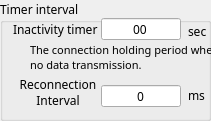
     <widget class="QGroupBox" name="group_packing_12">
      <property name="geometry">
       <rect>
        <x>427</x>
        <y>76</y>
        <width>211</width>
        <height>121</height>
       </rect>
      </property>
      <property name="font">
       <font>
        <family>맑은 고딕</family>
       </font>
      </property>
      <property name="title">
       <string>Timer interval</string>
      </property>
      <widget class="QLabel" name="label_176">
       <property name="geometry">
        <rect>
         <x>30</x>
         <y>42</y>
         <width>191</width>
         <height>31</height>
        </rect>
       </property>
       <property name="font">
        <font>
         <family>돋움</family>
         <pointsize>8</pointsize>
        </font>
       </property>
       <property name="text">
        <string>The connection holding period when no data transmission.</string>
       </property>
       <property name="wordWrap">
        <bool>true</bool>
       </property>
      </widget>
      <widget class="QLabel" name="label_177">
       <property name="geometry">
        <rect>
         <x>13</x>
         <y>18</y>
         <width>90</width>
         <height>22</height>
        </rect>
       </property>
       <property name="minimumSize">
        <size>
         <width>90</width>
         <height>22</height>
        </size>
       </property>
       <property name="maximumSize">
        <size>
         <width>90</width>
         <height>22</height>
        </size>
       </property>
       <property name="font">
        <font>
         <family>맑은 고딕</family>
        </font>
       </property>
       <property name="text">
        <string>Inactivity timer</string>
       </property>
      </widget>
      <widget class="QLineEdit" name="ch2_inact_timer">
       <property name="geometry">
        <rect>
         <x>101</x>
         <y>18</y>
         <width>80</width>
         <height>22</height>
        </rect>
       </property>
       <property name="minimumSize">
        <size>
         <width>80</width>
         <height>22</height>
        </size>
       </property>
       <property name="maximumSize">
        <size>
         <width>80</width>
         <height>16777215</height>
        </size>
       </property>
       <property name="font">
        <font>
         <family>맑은 고딕</family>
        </font>
       </property>
       <property name="toolTip">
        <string>&lt;html&gt;&lt;head/&gt;&lt;body&gt;&lt;p&gt;0~65535 (sec.)&lt;/p&gt;&lt;/body&gt;&lt;/html&gt;</string>
       </property>
       <property name="text">
        <string>00</string>
       </property>
       <property name="maxLength">
        <number>5</number>
       </property>
       <property name="alignment">
        <set>Qt::AlignCenter</set>
       </property>
      </widget>
      <widget class="QLabel" name="label_178">
       <property name="geometry">
        <rect>
         <x>13</x>
         <y>80</y>
         <width>90</width>
         <height>25</height>
        </rect>
       </property>
       <property name="minimumSize">
        <size>
         <width>90</width>
         <height>22</height>
        </size>
       </property>
       <property name="maximumSize">
        <size>
         <width>90</width>
         <height>25</height>
        </size>
       </property>
       <property name="font">
        <font>
         <family>맑은 고딕</family>
         <pointsize>9</pointsize>
        </font>
       </property>
       <property name="text">
        <string>Reconnection
Interval</string>
       </property>
       <property name="alignment">
        <set>Qt::AlignCenter</set>
       </property>
      </widget>
      <widget class="QLineEdit" name="ch2_reconnection">
       <property name="geometry">
        <rect>
         <x>101</x>
         <y>85</y>
         <width>80</width>
         <height>22</height>
        </rect>
       </property>
       <property name="minimumSize">
        <size>
         <width>80</width>
         <height>22</height>
        </size>
       </property>
       <property name="maximumSize">
        <size>
         <width>80</width>
         <height>16777215</height>
        </size>
       </property>
       <property name="font">
        <font>
         <family>맑은 고딕</family>
        </font>
       </property>
       <property name="toolTip">
        <string>&lt;html&gt;&lt;head/&gt;&lt;body&gt;&lt;p&gt;1~65535 (ms)&lt;/p&gt;&lt;/body&gt;&lt;/html&gt;</string>
       </property>
       <property name="text">
        <string>0</string>
       </property>
       <property name="maxLength">
        <number>5</number>
       </property>
       <property name="alignment">
        <set>Qt::AlignCenter</set>
       </property>
      </widget>
      <widget class="QLabel" name="label_179">
       <property name="geometry">
        <rect>
         <x>188</x>
         <y>84</y>
         <width>30</width>
         <height>22</height>
        </rect>
       </property>
       <property name="minimumSize">
        <size>
         <width>30</width>
         <height>22</height>
        </size>
       </property>
       <property name="maximumSize">
        <size>
         <width>30</width>
         <height>22</height>
        </size>
       </property>
       <property name="font">
        <font>
         <family>맑은 고딕</family>
        </font>
       </property>
       <property name="text">
        <string>ms</string>
       </property>
      </widget>
      <widget class="QLabel" name="label_180">
       <property name="geometry">
        <rect>
         <x>188</x>
         <y>20</y>
         <width>30</width>
         <height>22</height>
        </rect>
       </property>
       <property name="minimumSize">
        <size>
         <width>30</width>
         <height>22</height>
        </size>
       </property>
       <property name="maximumSize">
        <size>
         <width>30</width>
         <height>22</height>
        </size>
       </property>
       <property name="font">
        <font>
         <family>맑은 고딕</family>
        </font>
       </property>
       <property name="text">
        <string>sec</string>
       </property>
      </widget>
     </widget>
